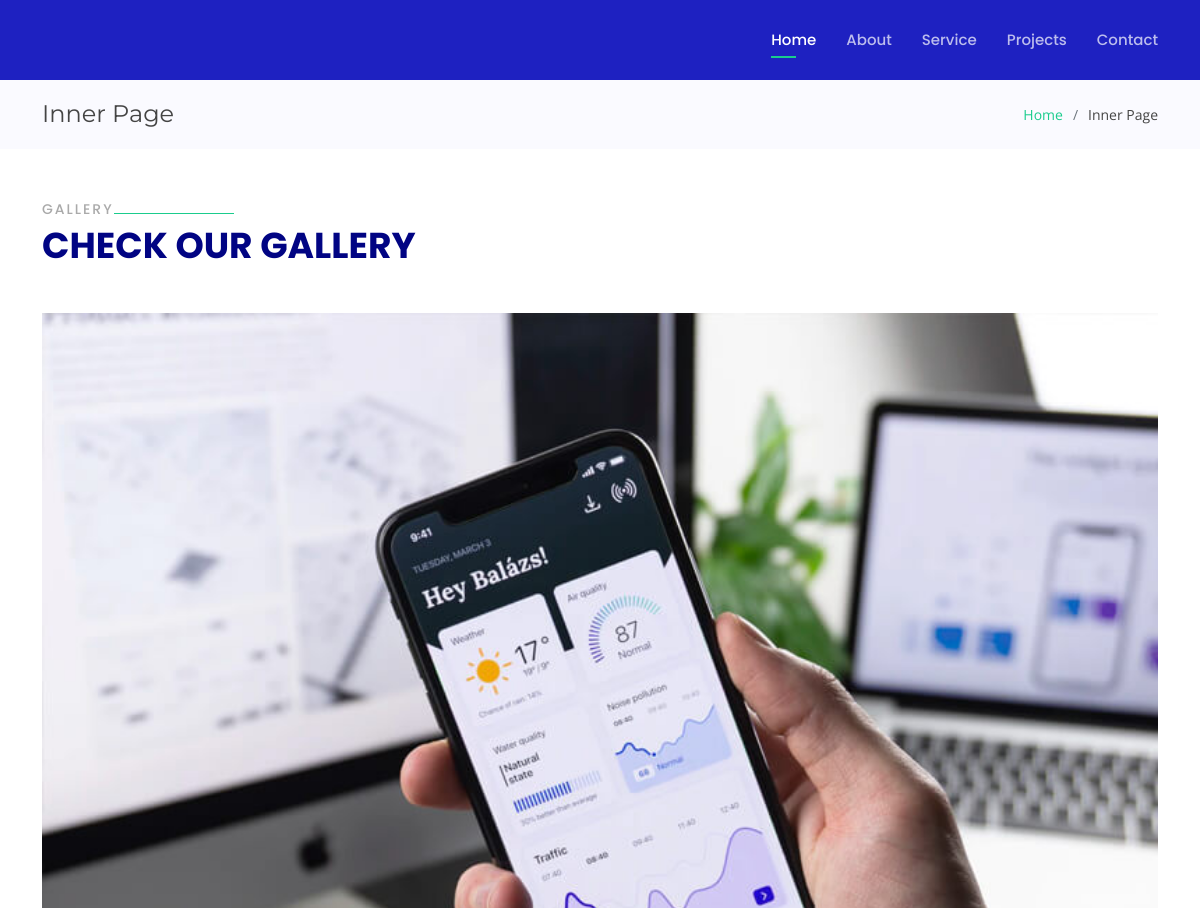
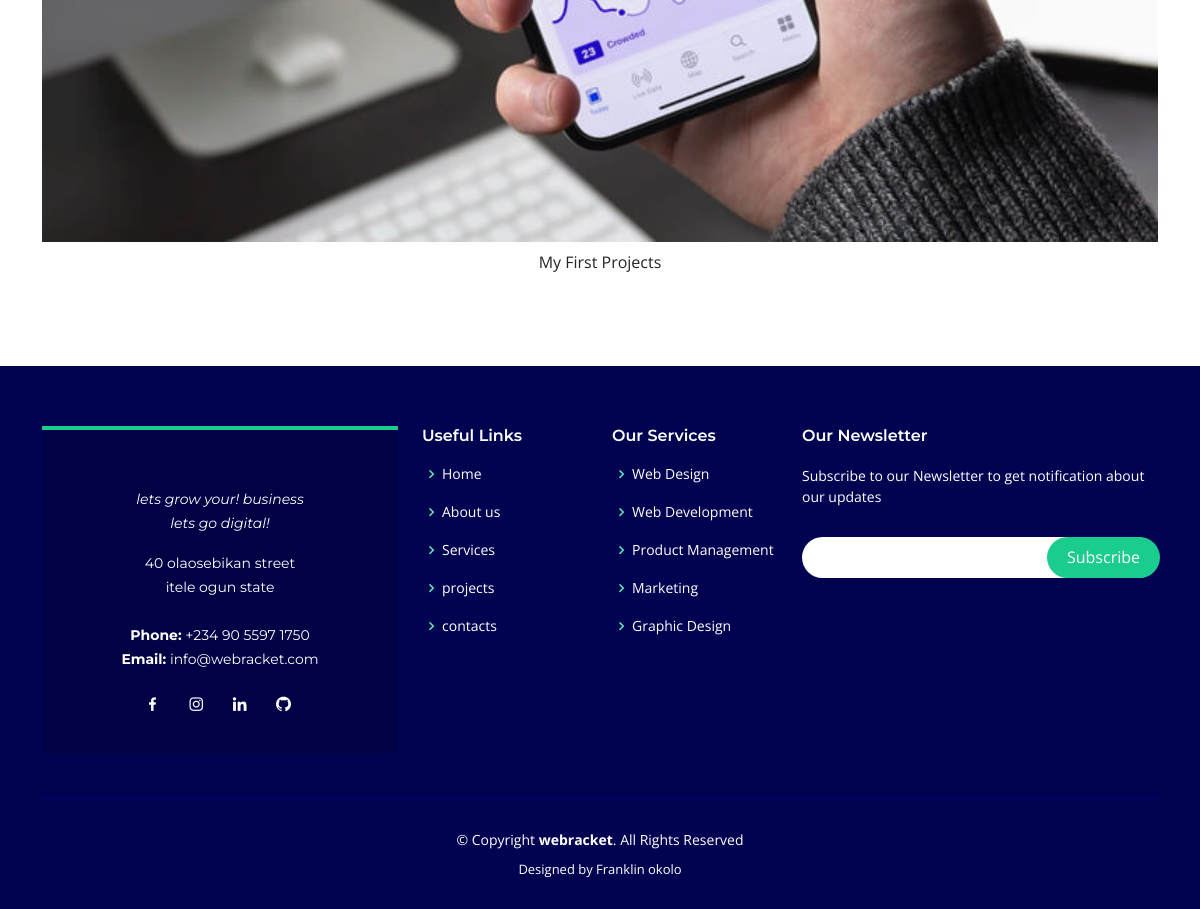
The app's page /post/1/ with its own data (2 pictures, top to bottom).
### portfolio/models.py (models this page shows, shortened)
class project(models.Model):
    title = models.CharField(max_length=200)
    thumbnail = models.ImageField(null=True, blank=True, upload_to="images/projects", default = "images/gallery/gallery-1.jpg")
    active = models.BooleanField(default = False)
    created = models.DateTimeField(auto_now_add=True)
    featured = models.BooleanField(default=True)

### portfolio/views.py (the view)
# urls.py: path('post/<str:pk>/', views.post, name='post'),
def post(request, pk):
    Project = project.objects.get(id = pk)
    context = {'project': Project}
    return render(request, 'base/post.html', context)

### portfolio/templates/base/post.html (shortened to what this page needs)
{% extends 'base/main.html' %}
{% block content %}
{% load static %}
<main id="main">
        <section class="breadcrumbs">
            <div class="container">
              <div class="d-flex justify-content-between align-items-center">
                <h2>Inner Page</h2>
                <ol>
                  <li><a href="index.html">Home</a></li>
                  <li>Inner Page</li>
                </ol>
              </div>
            </div>
          </section>
          <section id="gallery" class="gallery">
              <div class="container">
                <div class="section-title" data-aos="fade-up">
                  <h2>Gallery</h2>
                  <p>Check our Gallery</p>
                </div>
                <div class="row no-gutters" data-aos="fade-left">
    <img src="{{project.thumbnail.url}}" alt="" class="img-fluid">
    <p class="text-center text-dark pt-2 text-capitalize fs-3px">{{project.title}}</p>
</div>
</div>
</section>
  </main>
{% endblock content %}

### portfolio/static/css/style.css (style rules this page uses)
body { font-family: "Open Sans", sans-serif; color: #444444; }
a { color: #1acc8d; text-decoration: none; }
h1, h2, h3, h4, h5, h6 { font-family: "Montserrat", sans-serif; }
section { padding: 60px 0; overflow: hidden; }
.section-title { padding-bottom: 40px; }
.section-title h2 { font-size: 14px; font-weight: 500; padding: 0; line-height: 1px; margin: 0 0 5px 0; letter-spacing: 2px; text-transform: uppercase; color: #aaaaaa; font-family: "Poppins", sans-serif; }
.section-title h2::after { content: ""; width: 120px; height: 1px; display: inline-block; background: #1acc8d; }
.section-title p { margin: 0; margin: 0; font-size: 36px; font-weight: 700; text-transform: uppercase; font-family: "Poppins", sans-serif; color: #010483; }
.breadcrumbs { padding: 20px 0; background-color: #fafaff; min-height: 40px; margin-top: 80px; }
.breadcrumbs h2 { font-size: 24px; font-weight: 400; margin: 0; }
.breadcrumbs ol { display: flex; flex-wrap: wrap; list-style: none; padding: 0; margin: 0; font-size: 14px; }
.breadcrumbs ol li + li { padding-left: 10px; }
.breadcrumbs ol li + li::before { display: inline-block; padding-right: 10px; color: #6c757d; content: "/"; }

### records on screen
project: thumbnail (picture), title "My First Projects"
